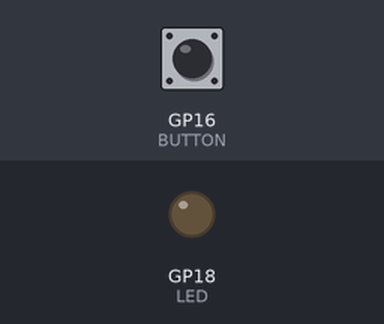
Recording of a program running on a simulated Raspberry Pi Pico running MicroPython. Shown: output pins drawn as LEDs (lit = HIGH). Inputs (shaded band) come from the test bench; at power-on: GP16 (BUTTON) LOW.

Above: at 1.2 s.
1.3 s: GP16 (BUTTON) pulled HIGH for 0.15 s
At 2.9 s:
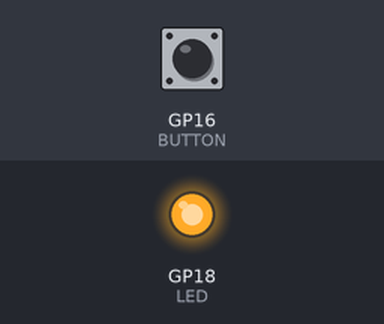
3.8 s: GP16 (BUTTON) pulled HIGH for 1 s
At 6.8 s:
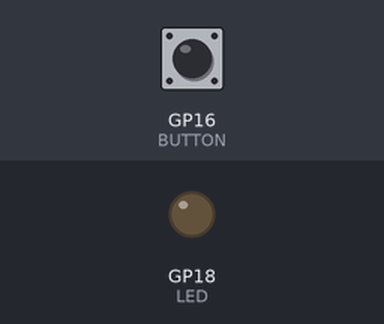
7.3 s: GP16 (BUTTON) pulled HIGH for 3.2 s
At 8.7 s:
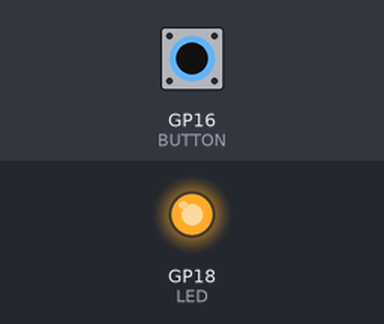
Timing chart, 0 to 10.3 s (numbered marks = the images above; inputs shaded):
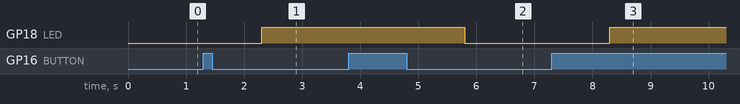

Measured:
- after the input at 1.3 s, GP18 (LED): LOW → HIGH after 1.0 s
- after the input at 3.8 s, GP18 (LED): HIGH → LOW after 2.0 s
- after the input at 7.3 s, GP18 (LED): LOW → HIGH after 1.0 s

The program:

button_led2.py
```python
import machine
import utime

BUTTON = machine.Pin(16,machine.Pin.IN)
LED = machine.Pin(18,machine.Pin.OUT)

val = 0

while True:
    if BUTTON.value() == 1:
        val = val+1
        utime.sleep(1)
    elif val == 2:
        val = 0
        utime.sleep(1)
    LED.value(val)
```
